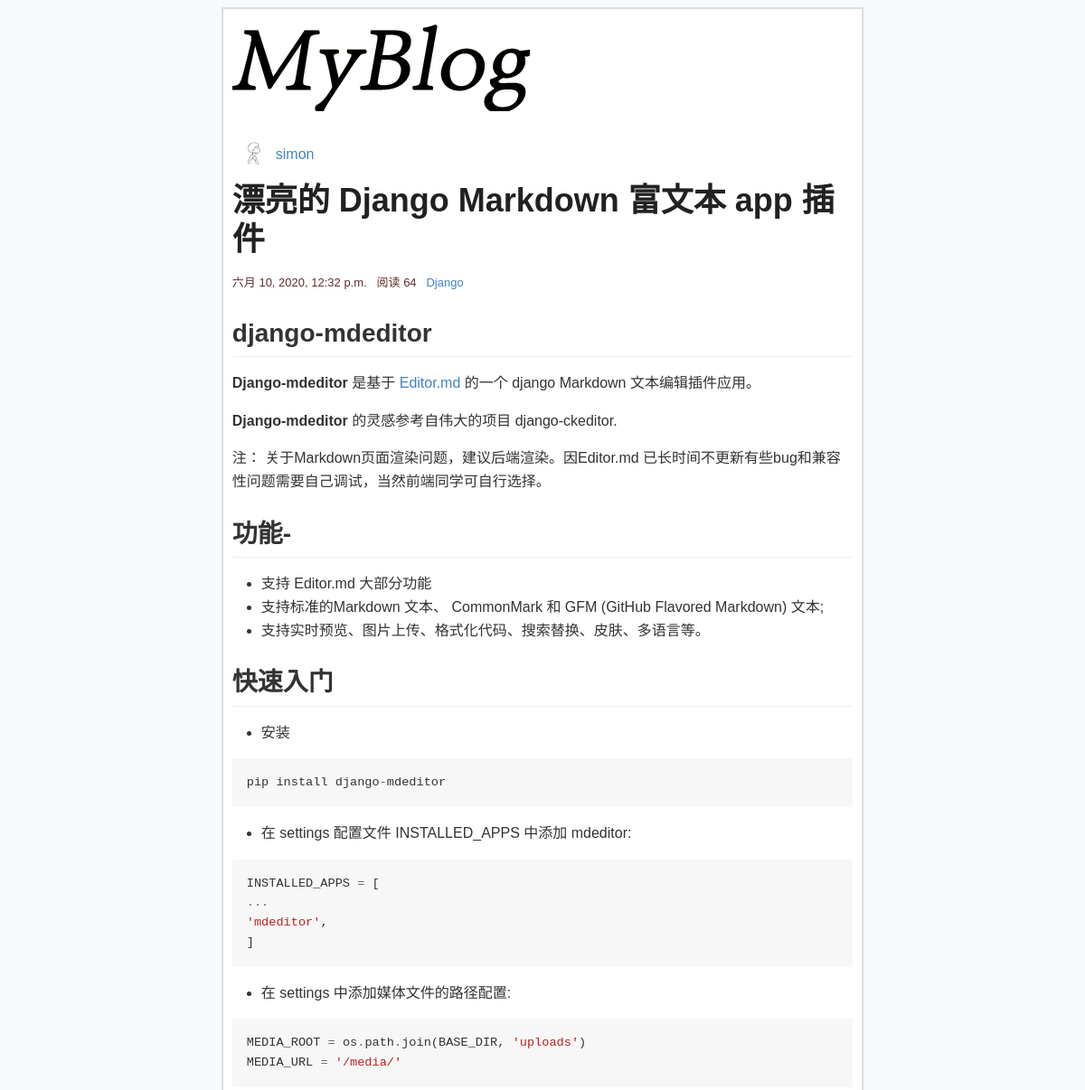
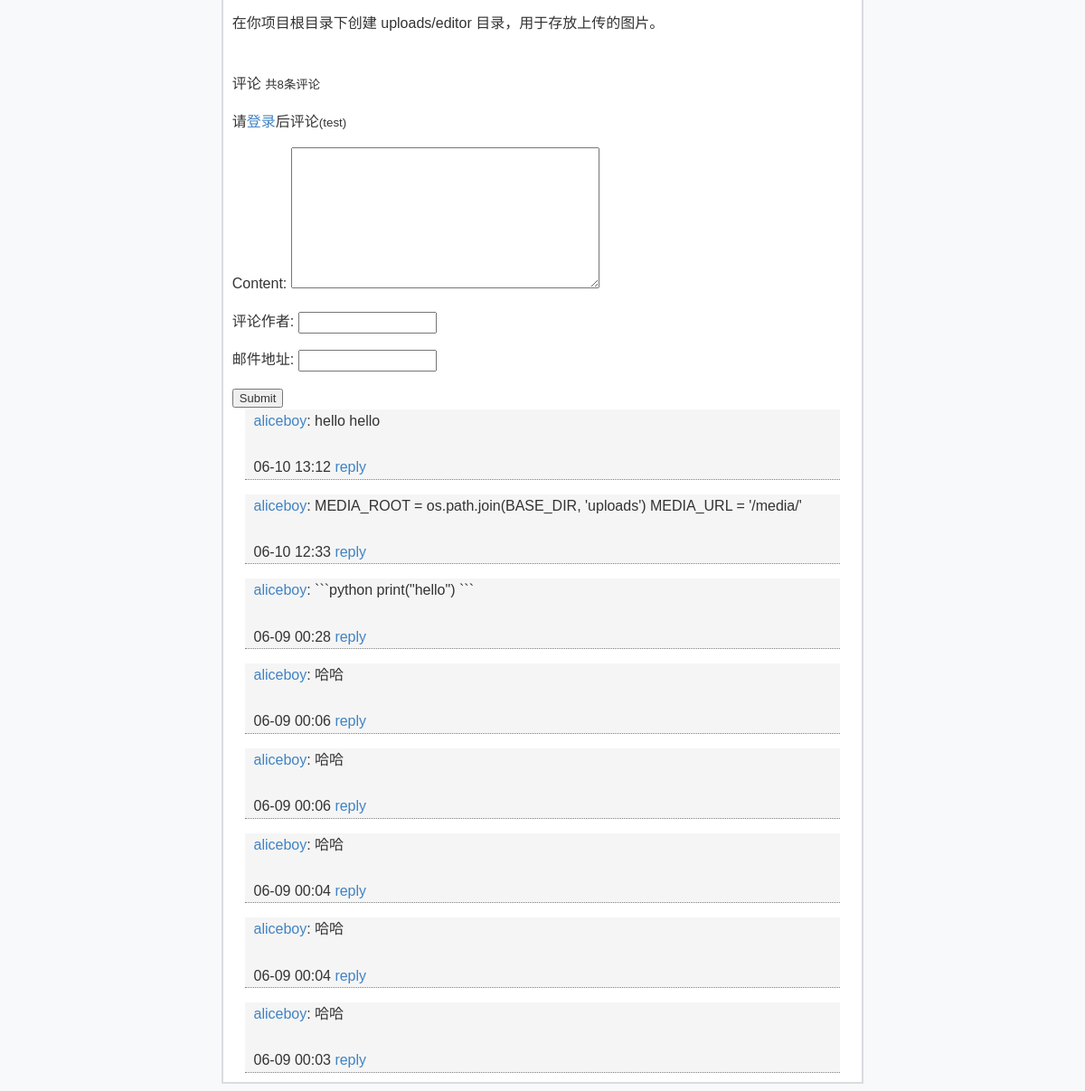
/detail/1, run on the app's committed database (2 pictures, top to bottom).
### blog/models.py (models this page shows, shortened)
class Article(models.Model):
	title = models.CharField("文章标题",max_length=30)
	category = models.ForeignKey(Category,on_delete=models.CASCADE)
	content = MDTextField("文章内容")
	djgest = models.TextField("文章概要")
	author = models.ForeignKey(Author,on_delete=models.CASCADE)
	comment_num = models.BigIntegerField(default=0)
	view = models.BigIntegerField(default=0)
	created_time = models.DateTimeField("创建时间",auto_now_add=True)
	last_mod_time = models.DateTimeField("修改时间",auto_now=True)
	tag = models.ManyToManyField(Tag,blank=True)
	def viewed(self):
		self.view += 1
		self.save(update_fields=['view'])
	class Meta:
		ordering = ('-created_time',)

class Author(models.Model):
	name = models.CharField("作者姓名",max_length=20)
	avatar = models.ImageField(upload_to='avatar/%Y%m%d',blank=True)
	def __str__(self):
		return self.name

class Category(models.Model):
	name = models.CharField("文章类型",max_length=50)
	created_time = models.DateTimeField("创建时间",auto_now_add=True)
	last_mod_time = models.DateTimeField("修改时间",auto_now=True)
	def __str__(self):
		return self.name

class Comment(models.Model):
	article = models.ForeignKey(Article,on_delete=models.CASCADE)
	content = MDTextField("评论内容")
	author = models.CharField("评论作者",max_length=20)
	email = models.CharField("邮件地址",max_length=30)
	created_time = models.DateTimeField("创建时间",auto_now_add=True)
	last_mod_time = models.DateTimeField("修改时间",auto_now=True)
	class Meta:
		ordering = ('-created_time',)

### blog/views.py (the view, shortened to what this page needs)
# urls.py: path('detail/<int:pk>',views.detail,name='detail'),
def detail(request, pk):
	article = get_object_or_404(Article,pk=pk)
	comment_list = Comment.objects.filter(article__pk=pk)
	form = CommentForm()
	article.content = markdown.markdown(article.content,
		extensions=[
        'markdown.extensions.extra',
        'markdown.extensions.codehilite',
        'markdown.extensions.toc',
    ])
	context = {'article':article,'comment_list':comment_list,'form':form}
	article.viewed()
	return render(request,"blog/detail.html",context)

### blog/views.py
class CommentForm(forms.ModelForm):
	class Meta:
		model = Comment
		exclude = ('article',)

### blog/templates/blog/detail.html (shortened to what this page needs)
{% extends 'blog/base.html' %}
{% block content %}
<div class="img_and">
<img class="img_avatar" src="{{ article.author.avatar.url }}">
<a href="#">{{ article.author }}</a>
</div>
<h1 class="detail_h1">{{ article.title }}</h1>
<div class="time_and">
	{{ article.last_mod_time }}
	&nbsp;
	阅读&nbsp;{{ article.view }}
	<a href="#">{{ article.category }}</a>
</div>
{{ article.content|safe }}
<br>
{% include 'blog/comment.html' %}
{% endblock %}

### blog/templates/blog/comment.html (shortened to what this page needs)
<p>评论 <small>共{{ article.comment_num }}条评论</small></p>
<p>
	请<a href="/login/weibo/" target="_blank">登录</a>后评论<small>(test)</small>
</p>
<form action="" method="post">
	{{ form.as_p }}
	<input type="submit" name="">
</form>
{% now "Y" as current_year %}
{% now "d" as current_day %}
{% for comment in comment_list %}
	<p class="comment"><a href="#">{{ comment.author }}</a>: {{ comment.content }}
	<br>
	<br>
	{% if comment.created_time|date:'d' == current_day %}
		{{ comment.created_time|time:"H:i" }}
	{% elif comment.created_time|date:'Y' == current_year %}
		{{ comment.created_time|date:'m-d H:i' }}
	{% else %}
		{{ comment.created_time|date:'Y-m-d H:i' }}
	{% endif %}
	<a href="#">reply</a></p>
{% endfor %}

### blog/static/css/base.css (style rules this page uses)
body { background-color: #f8f9fa; }
.time_and { font-size: 13px; color: #632c2c; }
.img_avatar { display: block; border-radius: 50%; border: 1px solid #eee; min-width: 48px; min-height: 48px; width: 48px; height: 48px; }
.img_and { display: flex; align-items: center; }

### blog/static/css/code.css (style rules this page uses)
.codehilite { background: #f8f8f8; }
.codehilite .o { color: #666666 }
.codehilite .s1 { color: #BA2121 }

### staticfiles/mdeditor/css/editormd.css (style rules this page uses)
.markdown-body a { background: transparent; }
.markdown-body strong { font-weight: bold; }
.markdown-body h1 { font-size: 2em; margin: 0.67em 0; }
.markdown-body img { border: 0; }
.markdown-body pre { overflow: auto; }
.markdown-body code, .markdown-body kbd, .markdown-body pre { font-family: "Meiryo UI", "YaHei Consolas Hybrid", Consolas, "Malgun Gothic", "Segoe UI", "Trebuchet MS", Helvetica, monospace, monospace; font-size: 1em; }
.markdown-body input { color: inherit; font: inherit; margin: 0; }
.markdown-body input { line-height: normal; }
.markdown-body * { -moz-box-sizing: border-box; box-sizing: border-box; }
.markdown-body input { font: 13px/1.4 Helvetica, arial, freesans, clean, sans-serif, "Segoe UI Emoji", "Segoe UI Symbol"; }
.markdown-body a { color: #4183c4; text-decoration: none; }
.markdown-body h1, .markdown-body h2, .markdown-body h3, .markdown-body h4, .markdown-body h5, .markdown-body h6 { margin-top: 15px; margin-bottom: 15px; line-height: 1.1; }
.markdown-body h1 { font-size: 30px; }
.markdown-body h2 { font-size: 21px; }
.markdown-body ul, .markdown-body ol { padding: 0; margin-top: 0; margin-bottom: 0; }
.markdown-body code { font-family: Consolas, "Liberation Mono", Menlo, Courier, monospace; font-size: 12px; }
.markdown-body pre { margin-top: 0; margin-bottom: 0; font: 12px Consolas, "Liberation Mono", Menlo, Courier, monospace; }
.markdown-body > *:last-child { margin-bottom: 0 !important; }
.markdown-body h1, .markdown-body h2, .markdown-body h3, .markdown-body h4, .markdown-body h5, .markdown-body h6 { position: relative; margin-top: 1em; margin-bottom: 16px; font-weight: bold; line-height: 1.4; }
.markdown-body h1 { padding-bottom: 0.3em; font-size: 2.25em; line-height: 1.2; border-bottom: 1px solid #eee; }
.markdown-body h2 { padding-bottom: 0.3em; font-size: 1.75em; line-height: 1.225; border-bottom: 1px solid #eee; }
.markdown-body p, .markdown-body blockquote, .markdown-body ul, .markdown-body ol, .markdown-body dl, .markdown-body table, .markdown-body pre { margin-top: 0; margin-bottom: 16px; }
.markdown-body ul, .markdown-body ol { padding-left: 2em; }
.markdown-body img { max-width: 100%; -moz-box-sizing: border-box; box-sizing: border-box; }
.markdown-body code { padding: 0; padding-top: 0.2em; padding-bottom: 0.2em; margin: 0; font-size: 85%; background-color: rgba(0, 0, 0, 0.04); border-radius: 3px; }
.markdown-body code:before, .markdown-body code:after { letter-spacing: -0.2em; content: "\00a0"; }
.markdown-body pre > code { padding: 0; margin: 0; font-size: 100%; word-break: normal; white-space: pre; background: transparent; border: 0; }
.markdown-body .highlight pre, .markdown-body pre { padding: 16px; overflow: auto; font-size: 85%; line-height: 1.45; background-color: #f7f7f7; border-radius: 3px; }
.markdown-body pre { word-wrap: normal; }
.markdown-body pre code { display: inline; max-width: initial; padding: 0; margin: 0; overflow: initial; line-height: inherit; word-wrap: normal; background-color: transparent; border: 0; }
.markdown-body pre code:before, .markdown-body pre code:after { content: normal; }
.markdown-body .highlight pre, .markdown-body pre { line-height: 1.6; }

### blog/templates/blog/detail.html (style rules this page uses)
.comment { background-color: #f5f5f5; margin-left: 2%; margin-right: 2%; border-bottom: 1px dotted gray; padding: 0px 10px 0px 10px; }
h1.detail_h1 { border-bottom: 1px solid #FFF; margin-bottom:5px; margin-top: 5px; color: #212121; }

### data on the page
Article: author.avatar (picture), author "simon", title "漂亮的 Django Markdown 富文本 app 插件", last_mod_time "六月 10, 2020, 12:32 p.m.", view "64", category "Django", content "django-mdeditor Django-mdeditor 是基于 Editor.md 的一个 django Markdown 文本编辑插件应用。 Django-mdeditor 的灵感参考自伟大的项目 django-ckeditor. 注： 关于Markdown页面渲染问题，建议后端渲染。因Editor.md 已长时间不更新有些bug和兼容性问题需要自己调试，当然前端同学可自行选择。 功能- 支持 Editor.md 大部分功能 支持标准的Markdown 文本、 CommonMark 和 GFM (GitHub Flavored Markdown) 文本; 支持实时预览、图片上传、格式化代码、搜索替换、皮肤、多语言等。 快速入门 安装 pip install django - mdeditor 在 settings 配置文件 INSTALLED_APPS 中添加 mdeditor: INSTALLED_APPS = [ ... 'mdeditor' , ] 在 settings 中添加媒体文件的路径配置: MEDIA_ROOT = os . path . join ( BASE_DIR , 'uploads' ) MEDIA_URL = '/media/' 在你项目根目录下创建 uploads/editor 目录，用于存放上传的图片。", comment_num "8"
Comment: author "aliceboy", content "hello hello", created_time "06-10 13:12"
Comment: author "aliceboy", content "MEDIA_ROOT = os.path.join(BASE_DIR, 'uploads') MEDIA_URL = '/media/'", created_time "06-10 12:33"
Comment: author "aliceboy", content "```python print(\"hello\") ```", created_time "06-09 00:28"
Comment: author "aliceboy", content "哈哈", created_time "06-09 00:06"
Comment: author "aliceboy", content "哈哈", created_time "06-09 00:06"
Comment: author "aliceboy", content "哈哈", created_time "06-09 00:04"
Comment: author "aliceboy", content "哈哈", created_time "06-09 00:04"
Comment: author "aliceboy", content "哈哈", created_time "06-09 00:03"
